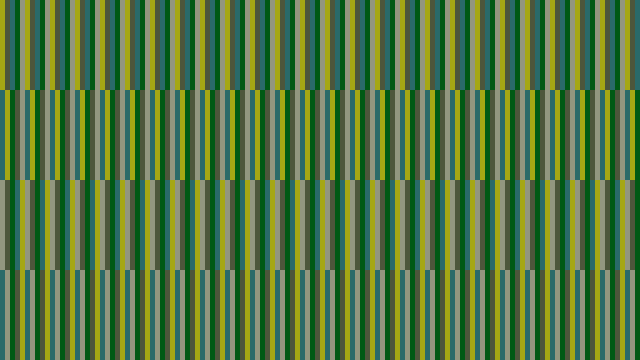
Frame 1 (no input)
Frame 60 (the mouse pressed at the canvas centre just before this capture): identical to frame 1, image omitted
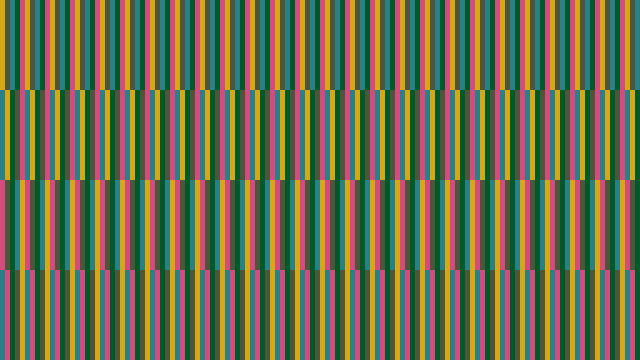
Frame 120 (the mouse held since frame 60 and released just before this capture)

The Processing sketch that drew these frames (run headless with seeded random() and noise(); from frame 60 on, the mouse is pressed at the canvas centre):

// Processing sketch: Color_Illusion
// ── Color_Illusion.pde
color a, b, c, d, e;
float j;
void setup() {
  size(640, 360);
  noStroke();
  a = color(165, 167, 20);
  b = color(77, 86, 59);
  c = color(42, 106, 105);
  d = color(165, 89, 20);
  e = color(146, 150, 127);
}

void draw() {
  a = color(165 + mouseX % 90, 167, 20);
  b = color(77, (86+mouseY*j)%255, 59);
  c = color(42, 106+mouseX % 149, 105 + mouseY%50);
  d = color((165*j)%255, 89, 20+ mouseX%150);
  e = color((146+ mouseX)%255, (150+mouseY)%255, 127);
  drawBand(a, b, c, d, e, 0, width/128);
  drawBand(c, a, d, b, e, height/4, width/128);
  drawBand(e, b, d, c, a, height/2, width/128);
  drawBand(c, e, d, b, a, 3*height/4, width/128);
}

void drawBand(color v, color w, color x, color y, color z, int ypos, int barWidth) {
  int num = 5;
  color[] colorOrder = { v, w, x, y, z };
  for(int i = 0; i < width; i += barWidth*num) {
    for(int j = 0; j < num; j++) {
      fill(colorOrder[j]);
      rect(i+j*barWidth, ypos, barWidth, height/4);
    }
  }
}

void mouseWheel(MouseEvent event) {
  j = event.getCount();
  println(e);
}
